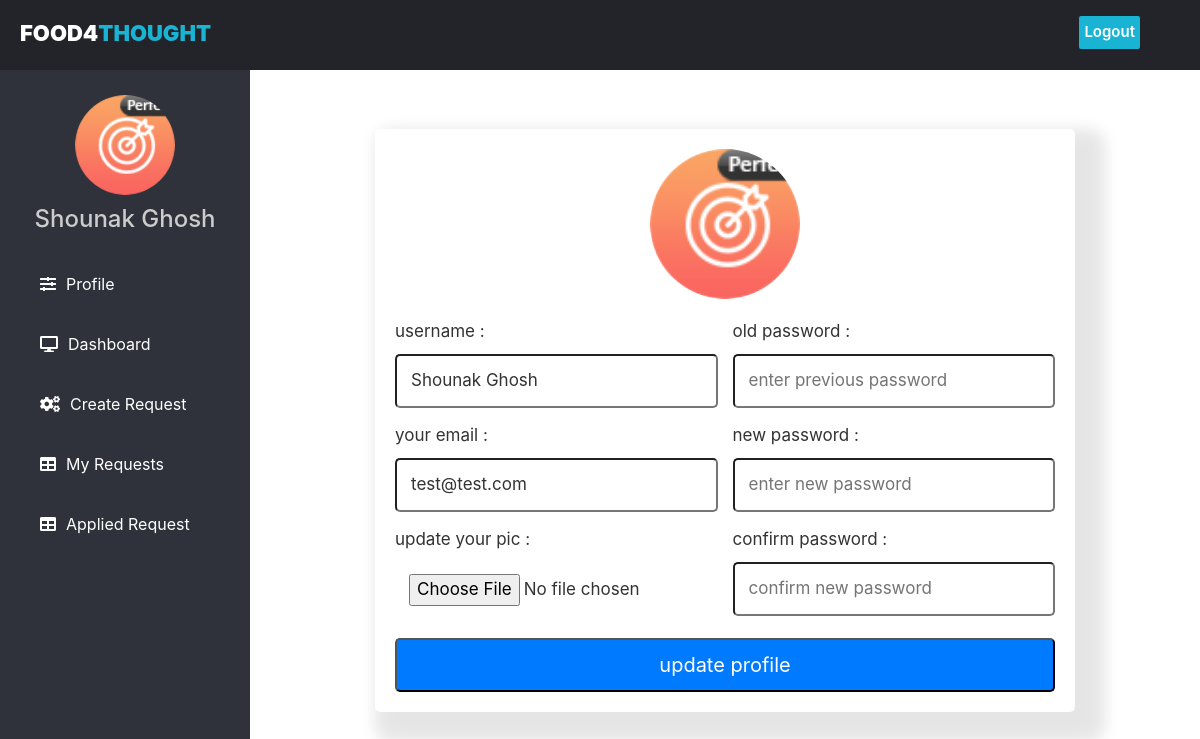
/profile.php (signed in), run on the app's committed database.
### tables this page shows
CREATE TABLE `users` (
  `id` int(11) NOT NULL,
  `name` varchar(100) NOT NULL,
  `email` varchar(100) NOT NULL,
  `password` varchar(100) NOT NULL,
  `pfp` varchar(255) DEFAULT NULL
);

### profile.php (the view, shortened to what this page needs)
<?php
include("connection.php");
$id=$_SESSION['id'];
$select = mysqli_query($con, "SELECT * FROM `users` WHERE id = '$id'") or die('query failed');
if(mysqli_num_rows($select) > 0){
   $fetch = mysqli_fetch_assoc($select);
}
                 ?>
<!DOCTYPE html>
<html lang="en" dir="ltr">
<head>
    <link rel="stylesheet" href="css/dashboard.css">
    <link rel="stylesheet" href="css/my-login.css">
    <link rel="stylesheet" href="css/profile.css">
    <link rel="stylesheet" href="https://cdn.jsdelivr.net/npm/bootstrap@4.0.0/dist/css/bootstrap.min.css">
    <link rel="stylesheet" href="https://cdnjs.cloudflare.com/ajax/libs/font-awesome/5.12.1/css/all.min.css">
</head>
<body>
    <header>
        <div class="left_area">
            <h3 class="logo">Food4<span>Thought</span></h3>
        </div>
        <div class="right_area">
            <a href="logout.php" class="logout_btn">Logout</a>
        </div>
    </header>
    <div class="wrapper">
    <section>
        <div class="sidebar">
            <center>
            <?php
         if($fetch['pfp'] == ''){
            echo '<img src="images/default-avatar.png" class="profile_image" alt="">
            ';
         }else{
            echo '<img src="uploaded_img/'.$fetch['pfp'].'" class="profile_image" alt="">
            ';
         }
         ?>
                <h4>
                    <?php
				  echo  $_SESSION['name'];
                  ?>
                </h4>
            </center>
            <a href="profile.php"><i class="fas fa-sliders-h"></i><span>Profile</span></a>
            <a href="dashboard.php"><i class="fas fa-desktop"></i><span>Dashboard</span></a>
            <a href="request.php"><i class="fas fa-cogs"></i><span>Create Request</span></a>
            <a href="dashboard.php?myrequest=true"><i class="fas fa-table"></i><span>My Requests</span></a>
            <a href="dashboard.php?appliedrequest=true"><i class="fas fa-table"></i><span>Applied Request</span></a>
        </div>
        </div>
    <div  class="container-1">
    <div class="update-profile">
   <?php
      $select = mysqli_query($con, "SELECT * FROM `users` WHERE id = '$id'") or die('query failed');
      if(mysqli_num_rows($select) > 0){
         $fetch = mysqli_fetch_assoc($select);
      }
   ?>
   <form action="" method="post" enctype="multipart/form-data">
      <?php
         if($fetch['pfp'] == ''){
            echo '<img src="images/default-avatar.png">';
         }else{
            echo '<img src="uploaded_img/'.$fetch['pfp'].'">';
         }
      ?>
      <div class="flex">
         <div class="inputBox">
            <span>username :</span>
            <input type="text" name="update_name" value="<?php echo $fetch['name']; ?>" class="box">
            <span>your email :</span>
            <input type="email" name="update_email" value="<?php echo $fetch['email']; ?>" class="box">
            <span>update your pic :</span>
            <input type="file" name="update_image" accept="image/jpg, image/jpeg, image/png" class="box">
         </div>
         <div class="inputBox">
            <span>old password :</span>
            <input type="password" name="update_pass" placeholder="enter previous password" class="box">
            <span>new password :</span>
            <input type="password" name="new_pass" placeholder="enter new password" class="box">
            <span>confirm password :</span>
            <input type="password" name="confirm_pass" placeholder="confirm new password" class="box">
         </div>
      </div>
      <input type="submit" value="update profile" name="update_profile" class="delete-btn"></a>
   </form>
</div>
    </div>
</body>
</html>

### css/dashboard.css (style rules this page uses)
body { margin: 0; padding: 0; font-family: "Roboto", sans-serif; height: 100%; }
header { position: fixed; background: #22242a; padding: 20px; top: 0; left: 0; width: 100%; height: 70px; z-index: 2; }
.left_area h3 { color: #fff; margin: 0; text-transform: uppercase; font-size: 22px; font-weight: 900; }
.left_area span { color: #19b3d3; }
.logout_btn { padding: 5px; background: #19b3d3; text-decoration: none; float: right; margin-top: -30px; margin-right: 40px; border-radius: 2px; font-size: 15px; font-weight: 600; color: #fff; transition: 0.5s; transition-property: background; }
.sidebar { position: fixed; background: #2f323a; margin-top: 45px; padding-top: 50px; color: #fff; transition: all 0.3s; height: 100vh; width: 250px; }
.sidebar .profile_image { width: 100px; height: 100px; border-radius: 100px; margin-bottom: 10px; }
.sidebar h4 { color: #ccc; margin-top: 0; margin-bottom: 20px; }
.sidebar a { color: #fff; display: block; width: 100%; line-height: 60px; text-decoration: none; padding-left: 40px; box-sizing: border-box; transition: 0.5s; transition-property: background; }
.sidebar i { padding-right: 10px; }
.container-1 { position: relative; top: 70px; padding: 30px; left: 250px; width: calc(100% - 250px); }

### css/my-login.css (style rules this page uses)
html, body { height: 100%; }

### css/profile.css (style rules this page uses)
:root { --blue: #3498db; --dark-blue: #2980b9; --red: #e74c3c; --dark-red: #c0392b; --black: #333; --white: #fff; --box-shadow: 15px 15px 15px 15px rgba(0, 0, 0, 0.1); }
.sidebar { min-height: 112vh; }
.delete-btn { width: 100%; border-radius: 5px; padding: 10px 30px; color: var(--white); display: block; text-align: center; cursor: pointer; font-size: 20px; margin-top: 10px; }
.delete-btn { background-color: var(--blue); }
.container-1 .update-profile { min-height: 80vh; background-color: var(--light-bg); display: flex; align-items: center; justify-content: center; padding: 20px; }
.container-1 .update-profile form { padding: 20px; background-color: var(--white); box-shadow: var(--box-shadow); text-align: center; width: 700px; text-align: center; border-radius: 5px; }
.container-1 .update-profile form img { height: 150px; width: 150px; border-radius: 50%; object-fit: cover; margin-bottom: 5px; }
.container-1 .update-profile form .flex { display: flex; justify-content: space-between; margin-bottom: 20px; gap: 15px; }
.container-1 .update-profile form .flex .inputBox { width: 100%; }
.container-1 .update-profile form .flex .inputBox span { text-align: left; display: block; margin-top: 15px; font-size: 17px; color: var(--black); }
.container-1 .update-profile form .flex .inputBox .box { width: 100%; border-radius: 5px; background-color: var(--light-bg); padding: 12px 14px; font-size: 17px; color: var(--black); margin-top: 10px; }

### data on the page
users: pfp (picture), update_name "Shounak Ghosh", update_email "test@test.com"

### other printed values
$_SESSION['name'] "Shounak Ghosh"
